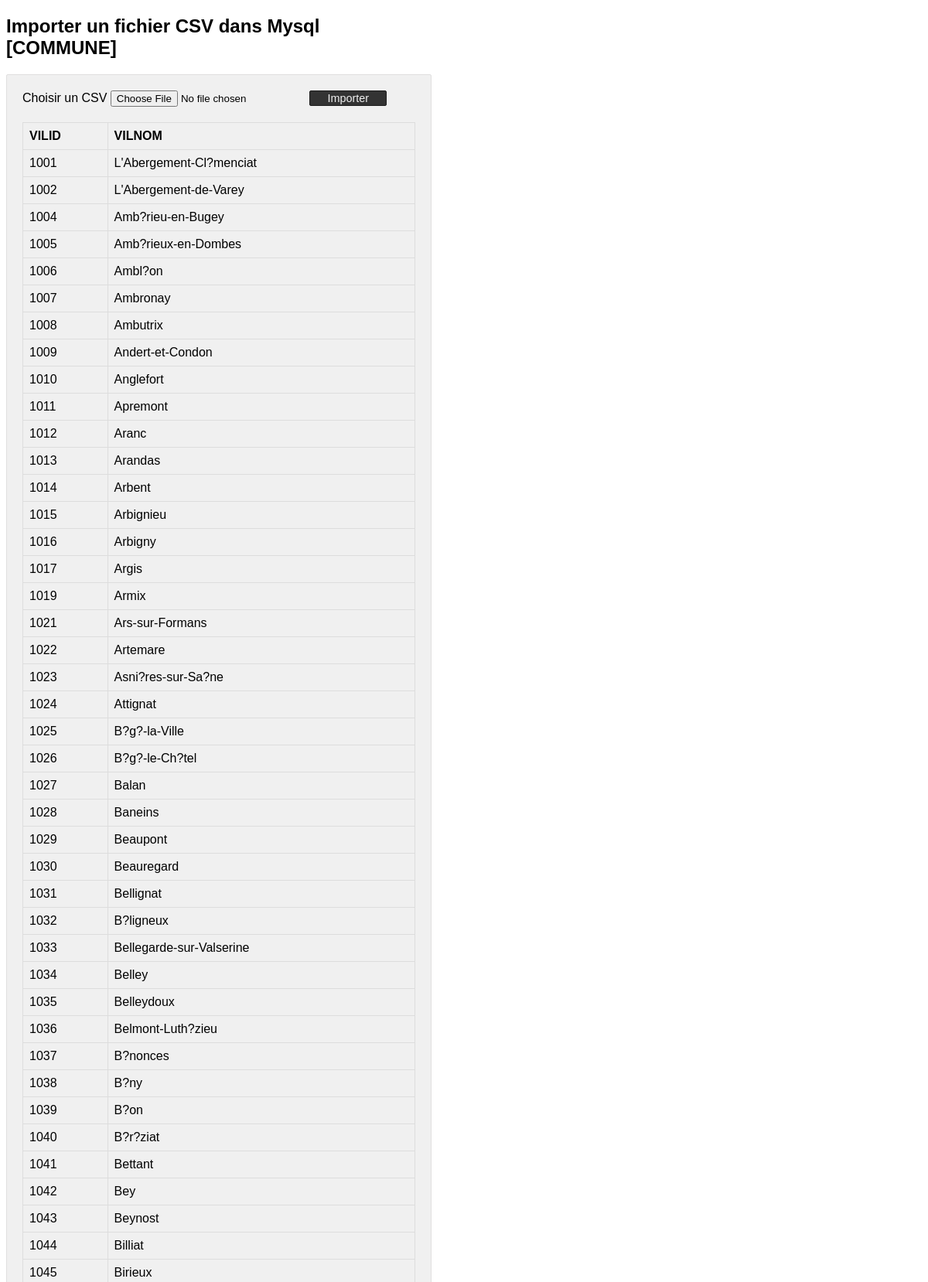
Screenshot of /generateur/COMMUNE/index.php (upper part) with the database file from the repository.
### tables this page shows
CREATE TABLE `commune` (
  `VILID` char(32) NOT NULL,
  `VILNOM` char(32) DEFAULT NULL
);

### generateur/COMMUNE/index.php (the view, shortened to what this page needs)
<?php
$conn = mysqli_connect("localhost", "admin", "erodel26", "MLR1");
?>
<!DOCTYPE html>
<html>
<head>
</head>
<body>
    <h2>Importer un fichier CSV dans Mysql [COMMUNE]</h2>
    <div class="outer-scontainer">
        <div class="row">
            <form class="form-horizontal" action="" method="post"
                name="frmCSVImport" id="frmCSVImport" enctype="multipart/form-data">
                <div class="input-row">
                    <label class="col-md-4 control-label">Choisir un CSV
                        </label> <input type="file" name="file"
                        id="file" accept=".csv">
                    <button type="submit" id="submit" name="import"
                        class="btn-submit">Importer</button>
                    <br />
                </div>
            </form>
        </div>
               <?php
            $sqlSelect = "SELECT * FROM COMMUNE";
            $result = mysqli_query($conn, $sqlSelect);
            if (mysqli_num_rows($result) > 0) {
                ?>
            <table id='userTable'>
            <thead>
                <tr>
                    <th>VILID</th>
                    <th>VILNOM</th>
                </tr>
            </thead>
<?php
                while ($row = mysqli_fetch_array($result)) {
                    ?>
                <tbody>
                <tr>
                    <td><?php  echo $row['VILID']; ?></td>
                    <td><?php  echo $row['VILNOM']; ?></td>
                </tr>
                    <?php
                }
                ?>
                </tbody>
        </table>
        <?php } ?>
    </div>
</body>
</html>

### generateur/COMMUNE/index.php (style rules this page uses)
body { font-family: Arial; width: 550px; }
.outer-scontainer { background: #F0F0F0; border: #e0dfdf 1px solid; padding: 20px; border-radius: 2px; }
.input-row { margin-top: 0px; margin-bottom: 20px; }
.btn-submit { background: #333; border: #1d1d1d 1px solid; color: #f0f0f0; font-size: 0.9em; width: 100px; border-radius: 2px; cursor: pointer; }
.outer-scontainer table { border-collapse: collapse; width: 100%; }
.outer-scontainer th { border: 1px solid #dddddd; padding: 8px; text-align: left; }
.outer-scontainer td { border: 1px solid #dddddd; padding: 8px; text-align: left; }

### rows the page displays
commune: VILID "1001", VILNOM "L'Abergement-Cl?menciat"
commune: VILID "1002", VILNOM "L'Abergement-de-Varey"
commune: VILID "1004", VILNOM "Amb?rieu-en-Bugey"
commune: VILID "1005", VILNOM "Amb?rieux-en-Dombes"
commune: VILID "1006", VILNOM "Ambl?on"
commune: VILID "1007", VILNOM "Ambronay"
commune: VILID "1008", VILNOM "Ambutrix"
commune: VILID "1009", VILNOM "Andert-et-Condon"
commune: VILID "1010", VILNOM "Anglefort"
commune: VILID "1011", VILNOM "Apremont"
commune: VILID "1012", VILNOM "Aranc"
commune: VILID "1013", VILNOM "Arandas"
commune: VILID "1014", VILNOM "Arbent"
commune: VILID "1015", VILNOM "Arbignieu"
commune: VILID "1016", VILNOM "Arbigny"
commune: VILID "1017", VILNOM "Argis"
commune: VILID "1019", VILNOM "Armix"
commune: VILID "1021", VILNOM "Ars-sur-Formans"
commune: VILID "1022", VILNOM "Artemare"
commune: VILID "1023", VILNOM "Asni?res-sur-Sa?ne"
commune: VILID "1024", VILNOM "Attignat"
commune: VILID "1025", VILNOM "B?g?-la-Ville"
commune: VILID "1026", VILNOM "B?g?-le-Ch?tel"
commune: VILID "1027", VILNOM "Balan"
commune: VILID "1028", VILNOM "Baneins"
commune: VILID "1029", VILNOM "Beaupont"
commune: VILID "1030", VILNOM "Beauregard"
commune: VILID "1031", VILNOM "Bellignat"
commune: VILID "1032", VILNOM "B?ligneux"
commune: VILID "1033", VILNOM "Bellegarde-sur-Valserine"
commune: VILID "1034", VILNOM "Belley"
commune: VILID "1035", VILNOM "Belleydoux"
commune: VILID "1036", VILNOM "Belmont-Luth?zieu"
commune: VILID "1037", VILNOM "B?nonces"
commune: VILID "1038", VILNOM "B?ny"
commune: VILID "1039", VILNOM "B?on"
commune: VILID "1040", VILNOM "B?r?ziat"
commune: VILID "1041", VILNOM "Bettant"
commune: VILID "1042", VILNOM "Bey"
commune: VILID "1043", VILNOM "Beynost"
commune: VILID "1044", VILNOM "Billiat"
commune: VILID "1045", VILNOM "Birieux"
